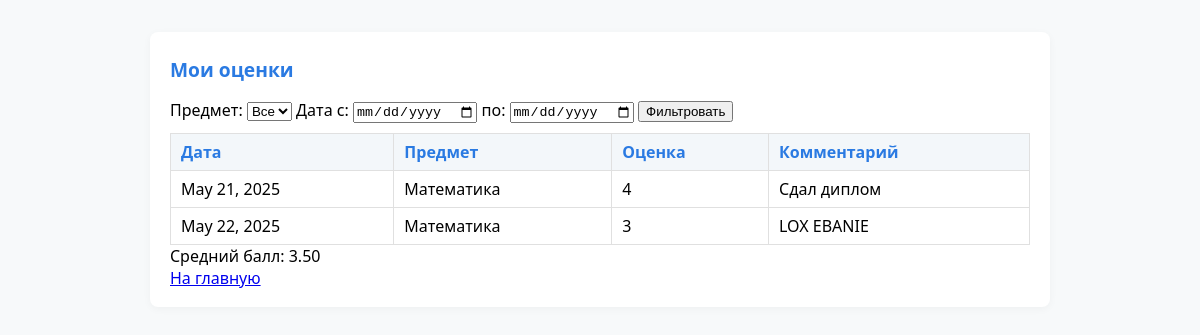
The page /grades/ (signed in) on the database its author committed.
### core/models.py (models this page shows, shortened)
class Grade(models.Model):
    student = models.ForeignKey(User, on_delete=models.CASCADE, limit_choices_to={'role': 'student'}, verbose_name='Ученик')
    subject = models.ForeignKey(Subject, on_delete=models.CASCADE, verbose_name='Предмет')
    date = models.DateField(verbose_name='Дата')
    grade = models.CharField(max_length=5, verbose_name='Оценка')  # e.g. "5", "4+", "н"
    comment = models.CharField(max_length=100, blank=True, verbose_name='Комментарий')
    teacher = models.ForeignKey(Teacher, on_delete=models.CASCADE, verbose_name='Учитель')
    class Meta:
        verbose_name = 'Оценка'
        verbose_name_plural = 'Оценки'

class Subject(models.Model):
    name = models.CharField(max_length=50)
    color = models.CharField(max_length=7, default="#888888")  # For frontend color coding

### core/views.py (the view)
# urls.py: path('grades/', views.grades, name='grades'),
@login_required
def grades(request):
    role = get_user_role(request.user)
    if role == 'teacher':
        teacher = Teacher.objects.filter(user=request.user).first()
        classroom_id = request.GET.get('classroom')
        subject_id = request.GET.get('subject')
        classrooms = teacher.classrooms.all()
        subjects = teacher.subjects.all()
        grades = None
        students = None
        message = None
        if classroom_id and subject_id:
            students = User.objects.filter(classroom__id=classroom_id, role='student')
            grades = Grade.objects.filter(teacher=teacher, subject_id=subject_id, student__in=students)
            if request.method == 'POST' and students.exists():
                for student in students:
                    grade_value = request.POST.get(f'grade_{student.id}')
                    comment_value = request.POST.get(f'comment_{student.id}')
                    if grade_value:  # Только если оценка введена
                        Grade.objects.create(
                            student=student,
                            subject_id=subject_id,
                            grade=grade_value,
                            comment=comment_value or '',
                            date=timezone.localdate(),
                            teacher=teacher
                        )
                grades = Grade.objects.filter(teacher=teacher, subject_id=subject_id, student__in=students)
                message = 'Оценки успешно сохранены.'
        return render(request, 'core/grades_teacher.html', {'classrooms': classrooms, 'subjects': subjects, 'grades': grades, 'students': students, 'message': message})
    elif role == 'student':
        subject_id = request.GET.get('subject')
        start_date = request.GET.get('start_date')
        end_date = request.GET.get('end_date')
        grades = Grade.objects.filter(student=request.user)
        if subject_id:
            grades = grades.filter(subject_id=subject_id)
        if start_date:
            grades = grades.filter(date__gte=start_date)
        if end_date:
            grades = grades.filter(date__lte=end_date)
        avg = None
        grade_values = [int(g.grade) for g in grades if g.grade.isdigit()]
        if grade_values:
            avg = sum(grade_values) / len(grade_values)
        grades_today = grades.filter(date=timezone.localdate())
        return render(request, 'core/grades_student.html', {'grades': grades, 'avg': avg, 'grades_today': grades_today})
    else:
        grades = Grade.objects.all()
        return render(request, 'core/grades_admin.html', {'grades': grades})

### core/views.py (called while the page is built)
def get_user_role(user):
    if user.is_superuser or user.role == 'admin':
        return 'admin'
    return user.role

### core/templates/core/grades_student.html (shortened to what this page needs)
{% load static %}
<!DOCTYPE html>
<html lang="ru">
<head>
    <link rel="stylesheet" href="{% static 'core/style.css' %}">
</head>
<body>
    <div class="dashboard-content">
        <div class="diary-block">
            <h2>Мои оценки</h2>
            <form method="get" class="filters">
            <label>Предмет:
                <select name="subject">
                    <option value="">Все</option>
                </select>
            </label>
            <label>Дата с: <input type="date" name="start_date"></label>
            <label>по: <input type="date" name="end_date"></label>
            <button type="submit">Фильтровать</button>
        </form>
        <table class="grades-table">
            <tr><th>Дата</th><th>Предмет</th><th>Оценка</th><th>Комментарий</th></tr>
            {% for grade in grades %}
            <tr>
                <td>{{grade.date}}</td>
                <td>{{grade.subject.name}}</td>
                <td>{{grade.grade}}</td>
                <td>{{grade.comment}}</td>
            </tr>
            {% empty %}
            <tr><td colspan="4">Нет оценок</td></tr>
            {% endfor %}
        </table>
        {% if avg %}<div class="avg">Средний балл: {{avg|floatformat:2}}</div>{% endif %}
        <a href="/" class="back">На главную</a>
    </div>
</body>
</html>

### core/static/core/style.css (style rules this page uses)
body { font-family: 'Segoe UI', Arial, sans-serif; margin: 0; background: #f7f9fa; }
.dashboard-content { max-width: 900px; margin: 32px auto 0 auto; padding: 0 16px; }
.diary-block { background: #fff; border-radius: 8px; box-shadow: 0 2px 8px rgba(0,0,0,0.04); margin-bottom: 28px; padding: 24px 20px 18px 20px; }
.diary-block h2 { margin-top: 0; color: #2a7ae2; font-size: 1.2em; }
.schedule-table, .grades-table { width: 100%; border-collapse: collapse; margin-top: 10px; }
.schedule-table th, .schedule-table td, .grades-table th, .grades-table td { border: 1px solid #e0e0e0; padding: 7px 10px; text-align: left; }
.schedule-table th, .grades-table th { background: #f3f7fa; color: #2a7ae2; }

### rows shown on the page
Grade: date "May 21, 2025", subject.name "Математика", grade "4", comment "Сдал диплом"
Grade: date "May 22, 2025", subject.name "Математика", grade "3", comment "LOX EBANIE"

### other values the page prints
{{ avg|floatformat:2 }} "3.50"
